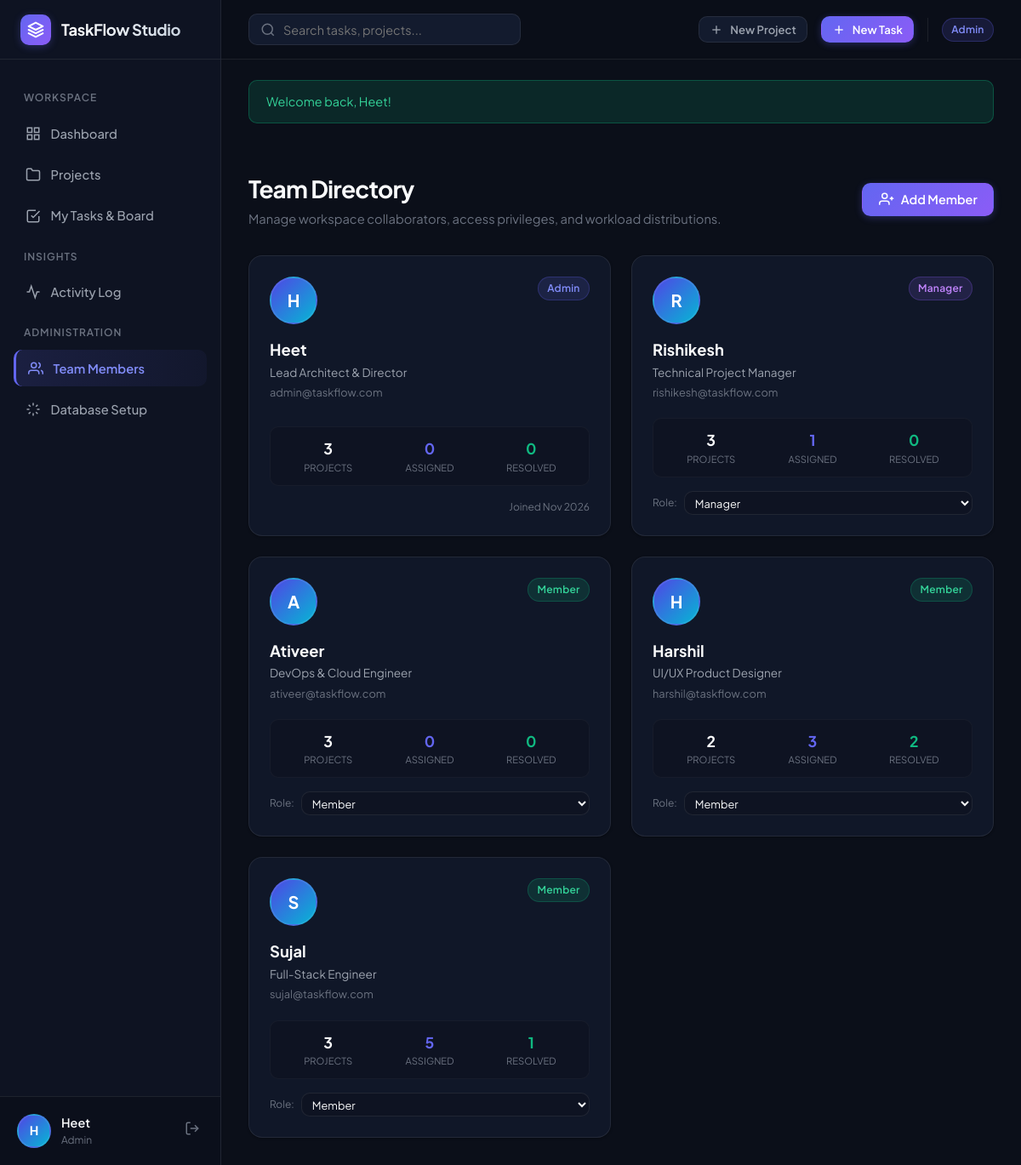
/users.php (signed in), run on the app's committed database.
### tables this page shows
CREATE TABLE `users` (
  `id` INT AUTO_INCREMENT PRIMARY KEY,
  `name` VARCHAR(100) NOT NULL,
  `email` VARCHAR(150) NOT NULL UNIQUE,
  `password` VARCHAR(255) NOT NULL,
  `role` ENUM('admin', 'manager', 'member') NOT NULL DEFAULT 'member',
  `title` VARCHAR(100) DEFAULT 'Team Member',
  `avatar` VARCHAR(255) DEFAULT NULL,
  `created_at` DATETIME NOT NULL DEFAULT CURRENT_TIMESTAMP
);

### config/init.php (called while the page is built, shortened)
<?php
function isLoggedIn() {
    return isset($_SESSION['user_id']) && !empty($_SESSION['user_id']);
}
function getCurrentUser() {
    return [
        'id'     => $_SESSION['user_id'],
        'name'   => $_SESSION['user_name'] ?? 'User',
        'email'  => $_SESSION['user_email'] ?? '',
        'role'   => $_SESSION['user_role'] ?? 'member',
        'avatar' => $_SESSION['user_avatar'] ?? null
    ];
}
function getInitials($name) {
    $words = explode(' ', trim($name));
    $initials = '';
    foreach ($words as $w) {
        if (!empty($w)) {
            $initials .= strtoupper($w[0]);
        }
    }
    return $initials ?: 'U';
}

### users.php (the view, shortened to what this page needs)
<?php
require_once __DIR__ . '/includes/header.php';
try {
    $pdo = getDBConnection(true);
    $usersStmt = $pdo->query("
        SELECT u.*,
            (SELECT COUNT(*) FROM tasks WHERE assigned_to = u.id) AS assigned_tasks_count,
            (SELECT COUNT(*) FROM tasks WHERE assigned_to = u.id AND status = 'done') AS completed_tasks_count,
            (SELECT COUNT(*) FROM project_members WHERE user_id = u.id) AS project_count
        FROM users u
        ORDER BY
            CASE WHEN u.role = 'admin' THEN 1 WHEN u.role = 'manager' THEN 2 ELSE 3 END,
            u.name ASC
    ");
    $teamMembers = $usersStmt->fetchAll();
} catch (Exception $e) {
    echo "<div class='alert alert-error'>Database error: " . htmlspecialchars($e->getMessage()) . "</div>";
    include __DIR__ . '/includes/footer.php';
    exit;
}
?>
<div class="page-content">
    <div class="page-header">
        <div>
            <h1 class="page-title">Team Directory</h1>
            <p class="page-subtitle">Manage workspace collaborators, access privileges, and workload distributions.</p>
        </div>
        <div>
            <?php if ($currentUser['role'] === 'admin'): ?>
                <button class="btn btn-primary" onclick="openModal('addUserModal')">
                    <svg width="18" height="18" viewBox="0 0 24 24" fill="none" stroke="currentColor" stroke-width="2"><path d="M16 21v-2a4 4 0 0 0-4-4H5a4 4 0 0 0-4 4v2"/><circle cx="9" cy="7" r="4"/><line x1="20" y1="8" x2="20" y2="14"/><line x1="23" y1="11" x2="17" y2="11"/></svg>
                    <span>Add Member</span>
                </button>
            <?php endif; ?>
        </div>
    </div>
    <div style="display: grid; grid-template-columns: repeat(auto-fill, minmax(300px, 1fr)); gap: 1.5rem;">
        <?php foreach ($teamMembers as $m): ?>
            <div class="card" style="display: flex; flex-direction: column; justify-content: space-between;">
                <div>
                    <div style="display: flex; justify-content: space-between; align-items: flex-start; margin-bottom: 1rem;">
                        <div class="avatar avatar-lg">
                            <?= getInitials($m['name']) ?>
                        </div>
                        <span class="badge badge-<?= ($m['role'] === 'admin') ? 'indigo' : (($m['role'] === 'manager') ? 'purple' : 'teal') ?>">
                            <?= ucfirst($m['role']) ?>
                        </span>
                    </div>
                    <h2 style="font-size: 1.15rem; font-weight: 700; color: var(--text-main); margin-bottom: 0.2rem;">
                        <?= htmlspecialchars($m['name']) ?>
                    </h2>
                    <div style="font-size: 0.85rem; color: var(--text-secondary); margin-bottom: 0.25rem;">
                        <?= htmlspecialchars($m['title'] ?: 'Team Member') ?>
                    </div>
                    <div style="font-size: 0.8rem; color: var(--text-muted); margin-bottom: 1.25rem;">
                        <?= htmlspecialchars($m['email']) ?>
                    </div>
                </div>
                <div>
                    <div style="display: grid; grid-template-columns: repeat(3, 1fr); gap: 0.5rem; background: var(--bg-input); padding: 0.75rem; border-radius: var(--radius-md); text-align: center; margin-bottom: 1rem; border: 1px solid var(--border-subtle);">
                        <div>
                            <div style="font-size: 1.1rem; font-weight: 700; color: var(--text-main);"><?= $m['project_count'] ?></div>
                            <div style="font-size: 0.7rem; color: var(--text-muted); text-transform: uppercase;">Projects</div>
                        </div>
                        <div>
                            <div style="font-size: 1.1rem; font-weight: 700; color: var(--primary);"><?= $m['assigned_tasks_count'] ?></div>
                            <div style="font-size: 0.7rem; color: var(--text-muted); text-transform: uppercase;">Assigned</div>
                        </div>
                        <div>
                            <div style="font-size: 1.1rem; font-weight: 700; color: var(--success);"><?= $m['completed_tasks_count'] ?></div>
                            <div style="font-size: 0.7rem; color: var(--text-muted); text-transform: uppercase;">Resolved</div>
                        </div>
                    </div>
                    <?php if ($currentUser['role'] === 'admin' && $m['id'] !== $currentUser['id']): ?>
                        <form action="actions/user_actions.php" method="POST" style="display: flex; gap: 0.5rem; align-items: center; margin: 0;">
                            <label style="font-size: 0.75rem; color: var(--text-muted);">Role:</label>
                            <select name="role" class="form-control" style="padding: 0.25rem 0.5rem; font-size: 0.8rem;" onchange="this.form.submit()">
                                <option value="member" <?= ($m['role'] === 'member') ? 'selected' : '' ?>>Member</option>
                                <option value="manager" <?= ($m['role'] === 'manager') ? 'selected' : '' ?>>Manager</option>
                            </select>
                        </form>
                    <?php else: ?>
                        <div style="font-size: 0.75rem; color: var(--text-muted); text-align: right;">
                            Joined <?= date('M Y', strtotime($m['created_at'])) ?>
                        </div>
                    <?php endif; ?>
                </div>
            </div>
        <?php endforeach; ?>
    </div>
</div>
<?php include __DIR__ . '/includes/footer.php'; ?>

### assets/css/style.css (style rules this page uses)
:root { --bg-main: #0b0f19; --bg-sidebar: #0e1322; --bg-surface: #131b2e; --bg-surface-elevated: #1a243d; --bg-card: rgba(19, 27, 46, 0.75); --bg-card-hover: rgba(26, 36, 61, 0.9); --bg-input: #0e1322; --border: rgba(255, 255, 255, 0.08); --border-subtle: rgba(255, 255, 255, 0.04); --border-focus: #6366f1; --text-main: #f9fafb; --text-secondary: #9ca3af; --text-muted: #6b7280; --primary: #6366f1; --primary-hover: #4f46e5; --primary-glow: rgba(99, 102, 241, 0.3); --success: #10b981; --success-bg: rgba(16, 185, 129, 0.15); --warning: #f59e0b; --warning-bg: rgba(245, 158, 11, 0.15); --danger: #ef4444; --danger-bg: rgba(239, 68, 68, 0.15); --info: #06b6d4; --info-bg: rgba(6, 182, 212, 0.15); --purple: #8b5cf6; --purple-bg: rgba(139, 92, 246, 0.15); --radius-sm: 6px; --radius-md: 10px; --radius-lg: 16px; --radius-xl: 24px; --shadow-sm: 0 1px 3px rgba(0, 0, 0, 0.3); --shadow-md: 0 4px 12px rgba(0, 0, 0, 0.4); --shadow-lg: 0 10px 30px rgba(0, 0, 0, 0.5); --shadow-glow: 0 0 25px var(--primary-glow); --transition: all 0.2s cubic-bezier(0.16, 1, 0.3, 1); --sidebar-width: 260px; --topbar-height: 70px; }
*, *::before, *::after { box-sizing: border-box; margin: 0; padding: 0; }
body { font-family: 'Plus Jakarta Sans', system-ui, -apple-system, sans-serif; background-color: var(--bg-main); color: var(--text-main); line-height: 1.5; min-height: 100vh; -webkit-font-smoothing: antialiased; }
button, input, select, textarea { font-family: inherit; }
.avatar { width: 40px; height: 40px; border-radius: 50%; background: linear-gradient(135deg, #4f46e5, #06b6d4); color: #fff; display: flex; align-items: center; justify-content: center; font-weight: 700; font-size: 0.9rem; border: 2px solid var(--border); flex-shrink: 0; }
.avatar-lg { width: 56px; height: 56px; font-size: 1.25rem; }
.page-content { padding: 2rem; flex: 1; }
.page-header { display: flex; align-items: center; justify-content: space-between; margin-bottom: 2rem; flex-wrap: wrap; gap: 1rem; }
.page-title { font-size: 1.75rem; font-weight: 700; letter-spacing: -0.03em; color: var(--text-main); }
.page-subtitle { font-size: 0.92rem; color: var(--text-muted); margin-top: 0.2rem; }
.btn { display: inline-flex; align-items: center; justify-content: center; gap: 0.5rem; padding: 0.6rem 1.15rem; border-radius: var(--radius-md); font-size: 0.9rem; font-weight: 600; cursor: pointer; transition: var(--transition); border: 1px solid transparent; white-space: nowrap; }
.btn-primary { background: linear-gradient(135deg, var(--primary), var(--purple)); color: #fff; box-shadow: 0 2px 8px var(--primary-glow); }
.card { background-color: var(--bg-card); backdrop-filter: blur(10px); border: 1px solid var(--border); border-radius: var(--radius-lg); padding: 1.5rem; box-shadow: var(--shadow-sm); transition: var(--transition); }
.badge { display: inline-flex; align-items: center; gap: 0.35rem; padding: 0.25rem 0.65rem; border-radius: 9999px; font-size: 0.75rem; font-weight: 600; text-transform: capitalize; letter-spacing: 0.02em; }
.badge-primary, .badge-indigo { background: rgba(99, 102, 241, 0.15); color: #818cf8; border: 1px solid rgba(99, 102, 241, 0.25); }
.badge-success, .badge-teal { background: var(--success-bg); color: #34d399; border: 1px solid rgba(16, 185, 129, 0.25); }
.badge-purple { background: var(--purple-bg); color: #c084fc; border: 1px solid rgba(139, 92, 246, 0.25); }
.form-control { width: 100%; background-color: var(--bg-input); border: 1px solid var(--border); border-radius: var(--radius-md); padding: 0.65rem 1rem; color: var(--text-main); font-size: 0.92rem; transition: var(--transition); }

### data on the page
users: name "H", role "Admin", name "Heet", title "Lead Architect & Director", email "admin@taskflow.com", project_count "3", assigned_tasks_count "0", completed_tasks_count "0", created_at "Nov 2026"
users: name "R", role "Manager", name "Rishikesh", title "Technical Project Manager", email "rishikesh@taskflow.com", project_count "3", assigned_tasks_count "1", completed_tasks_count "0"
users: name "A", role "Member", name "Ativeer", title "DevOps & Cloud Engineer", email "ativeer@taskflow.com", project_count "3", assigned_tasks_count "0", completed_tasks_count "0"
users: name "H", role "Member", name "Harshil", title "UI/UX Product Designer", email "harshil@taskflow.com", project_count "2", assigned_tasks_count "3", completed_tasks_count "2"
users: name "S", role "Member", name "Sujal", title "Full-Stack Engineer", email "sujal@taskflow.com", project_count "3", assigned_tasks_count "5", completed_tasks_count "1"

### other printed values
getInitials($currentUser['name'] ?? 'User') "H"
$currentUser['name'] "Heet"
$currentUser['role'] "Admin"
$flash['message'] "Welcome back, Heet!"
